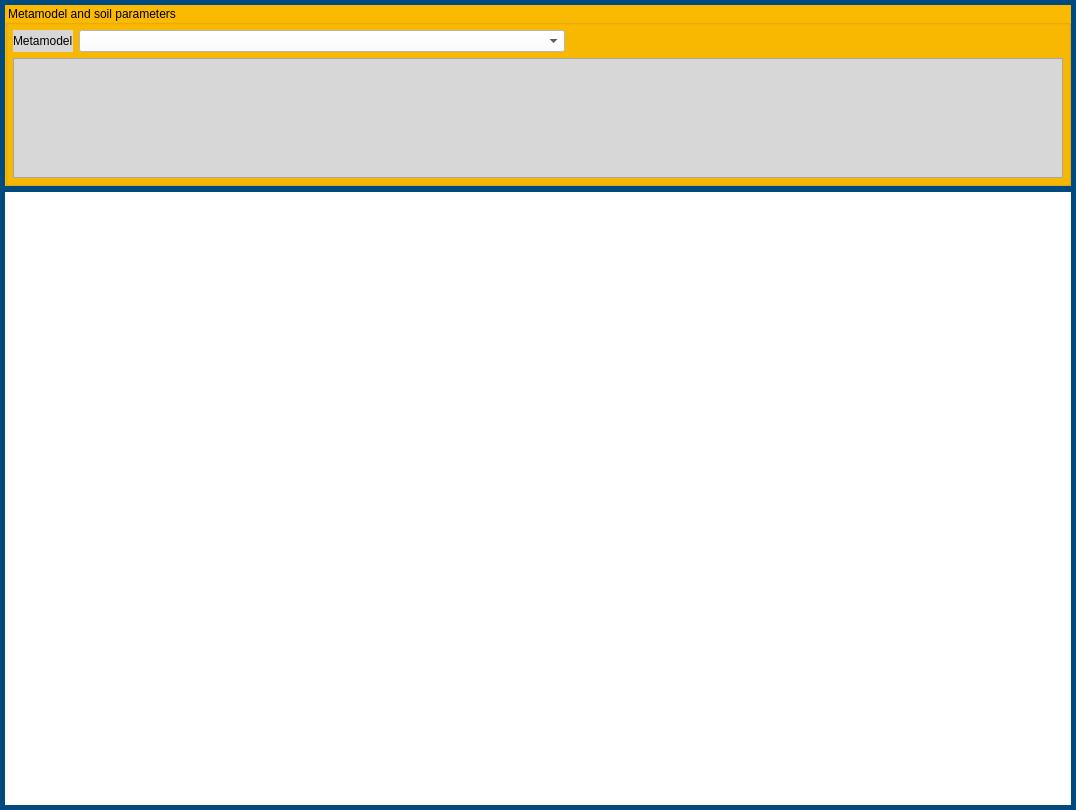
<?xml version="1.0" encoding="UTF-8"?>
<ui version="4.0">
 <class>Form</class>
 <widget class="QWidget" name="Form">
  <property name="geometry">
   <rect>
    <x>0</x>
    <y>0</y>
    <width>1076</width>
    <height>810</height>
   </rect>
  </property>
  <property name="windowTitle">
   <string>Prediction using metamodel</string>
  </property>
  <property name="styleSheet">
   <string notr="true">QWidget{background-color: rgb(0, 74, 127);}

QGroupBox{background-color: rgb(251, 185, 0);}

QWidget#widget{background-color: rgb(255, 255, 255);}

QLabel{background-color:rgb(215, 215, 215);}</string>
  </property>
  <layout class="QVBoxLayout" name="verticalLayout">
   <property name="leftMargin">
    <number>5</number>
   </property>
   <property name="topMargin">
    <number>5</number>
   </property>
   <property name="rightMargin">
    <number>5</number>
   </property>
   <property name="bottomMargin">
    <number>5</number>
   </property>
   <item>
    <widget class="QGroupBox" name="groupBox">
     <property name="sizePolicy">
      <sizepolicy hsizetype="Preferred" vsizetype="Minimum">
       <horstretch>0</horstretch>
       <verstretch>0</verstretch>
      </sizepolicy>
     </property>
     <property name="title">
      <string>Metamodel and soil parameters</string>
     </property>
     <layout class="QGridLayout" name="gridLayout_2">
      <property name="leftMargin">
       <number>5</number>
      </property>
      <property name="topMargin">
       <number>5</number>
      </property>
      <property name="rightMargin">
       <number>5</number>
      </property>
      <property name="bottomMargin">
       <number>5</number>
      </property>
      <item row="0" column="2">
       <spacer name="horizontalSpacer">
        <property name="orientation">
         <enum>Qt::Horizontal</enum>
        </property>
        <property name="sizeHint" stdset="0">
         <size>
          <width>40</width>
          <height>20</height>
         </size>
        </property>
       </spacer>
      </item>
      <item row="0" column="0">
       <widget class="QLabel" name="label">
        <property name="text">
         <string>Metamodel</string>
        </property>
       </widget>
      </item>
      <item row="0" column="1">
       <widget class="QComboBox" name="comboBox">
        <property name="sizePolicy">
         <sizepolicy hsizetype="Expanding" vsizetype="Fixed">
          <horstretch>0</horstretch>
          <verstretch>0</verstretch>
         </sizepolicy>
        </property>
        <property name="minimumSize">
         <size>
          <width>150</width>
          <height>0</height>
         </size>
        </property>
        <property name="baseSize">
         <size>
          <width>0</width>
          <height>0</height>
         </size>
        </property>
        <property name="styleSheet">
         <string notr="true">background-color: rgb(255, 255, 255);</string>
        </property>
       </widget>
      </item>
      <item row="1" column="0" colspan="4">
       <widget class="QTableWidget" name="tableWidget">
        <property name="sizePolicy">
         <sizepolicy hsizetype="Expanding" vsizetype="Minimum">
          <horstretch>0</horstretch>
          <verstretch>0</verstretch>
         </sizepolicy>
        </property>
        <property name="maximumSize">
         <size>
          <width>16777215</width>
          <height>120</height>
         </size>
        </property>
        <property name="styleSheet">
         <string notr="true">background-color: rgb(215, 215, 215);</string>
        </property>
       </widget>
      </item>
     </layout>
    </widget>
   </item>
   <item>
    <widget class="QWidget" name="widget" native="true">
     <property name="sizePolicy">
      <sizepolicy hsizetype="Expanding" vsizetype="Expanding">
       <horstretch>0</horstretch>
       <verstretch>0</verstretch>
      </sizepolicy>
     </property>
    </widget>
   </item>
  </layout>
 </widget>
 <resources/>
 <connections/>
</ui>
